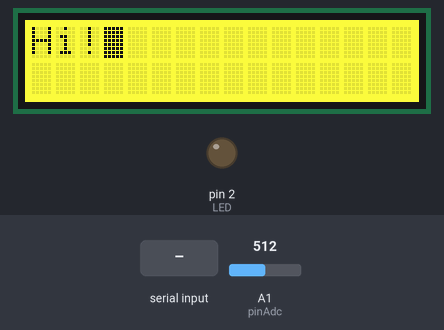
The sketch below on a simulated Arduino Uno, built with avr-gcc and run on an emulated ATmega328P. Parts: 16×2 character LCD, output pins drawn as LEDs (lit = HIGH). The test bench sets the inputs (shaded band); at power-on: A1 (pinAdc) = 512. What the sketch prints to the serial monitor is not drawn.

Above: at 2.7 s.
2.8 s: "B90\n" received over Serial
At 3.4 s:
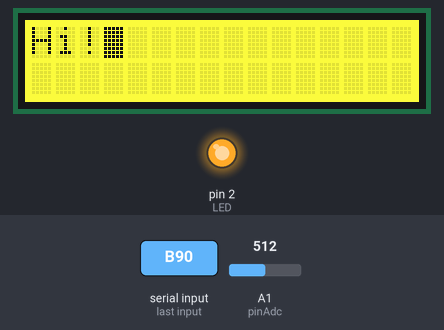
At 5.6 s:
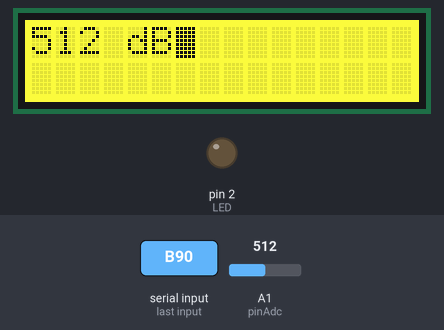
5.8 s: byte 35 ('#') received over Serial
8.3 s: byte 84 ('T') received over Serial
At 9.8 s:
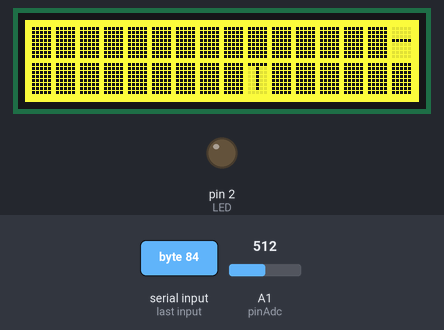
Timing chart, 0 to 11.3 s (numbered marks = the images above; inputs shaded):
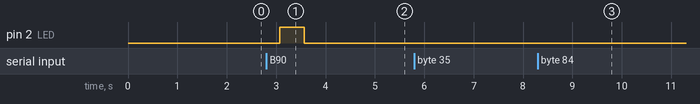

Measured:
- after the input at 2.8 s, pin 2 (LED): LOW → HIGH after 0.27 s, → LOW 0.50 s later
- after the input at 8.3 s, the display: first changes at once (image 3 shows a later state)

The sketch:

iot.ino
```cpp
#include <Wire.h>
#include <math.h>
#include "rgb_lcd.h"

#define LED 2
#define BUZZER 7
#define EOL '\n'
#define MAX_DISPLAY_COLUMN 15
#define BAUD 9600
#define SEPARATOR ':'
rgb_lcd lcd;

const int B = 4275; // B value of the thermistor.
const int R0 = 100000; // R0 = 100k.
const int pinTempSensor = A0; // Grove - Temperature Sensor connect to A0.
const int pinAdc = A1; //Grove - sound sensor.
bool enableBuzzer = true;
int lcdBackgroundColor[] = {255, 255, 0};

void setup()
{
  lcd.begin(16, 2);
  pinMode(LED, OUTPUT);

  Serial.begin(BAUD);
  lcd.setCursor(0, 0);
  lcd.cursor();
  lcd.blink();
  lcd.setRGB(lcdBackgroundColor[0],
             lcdBackgroundColor[1],
             lcdBackgroundColor[2]);
  lcd.print("Hi!");
  delay(1500);
}

void blinkLed()
{
  digitalWrite(LED, HIGH);
  delay(500);
  digitalWrite(LED, LOW);
  delay(500);
}

void beepBuzzer(int wait)
{
  digitalWrite(BUZZER, HIGH);
  delay(wait);
  digitalWrite(BUZZER, LOW);
}

void setupBacklightColor(int red, int green, int blue)
{
  lcd.setRGB(red, green, blue);
}

float getTemperature()
{
  int a = analogRead(pinTempSensor);
  float R = 1023.0 / a - 1.0;
  R = R0 * R;
  return (1.0 / (log(R / R0) / B + 1 / 298.15) - 273.15);
}

long getSoundSensorValue()
{
      long sum = 0;
    for(int i=0; i<32; i++)
    {
        sum += analogRead(pinAdc);
    }
      sum >>= 5;
  //long soundValue = analogRead(pinAdc);
  Serial.println(sum);

  lcd.clear();
  lcd.print(sum);
  lcd.print(" dB");
  delay(500);
}

void setLCDBackgroundColor(char input)
{
  int currentSeparator = 0;
  String value = "";
  while (input != EOL)
  {
    input = Serial.read();
    value += input;

    if (input == SEPARATOR)
    {
      lcdBackgroundColor[currentSeparator] = (int)value.toInt();
      value = "";
      currentSeparator++;
    }
  }
  lcdBackgroundColor[2] = (int)value.toInt();
  setupBacklightColor(lcdBackgroundColor[0],
                      lcdBackgroundColor[1],
                      lcdBackgroundColor[2]);
}

void setMessage(char input)
{
  lcd.clear();
  input = Serial.read();

  for (int i = 0; input != EOL; i++)
  {
    if (i == MAX_DISPLAY_COLUMN)
    {
      lcd.print('-');
      lcd.setCursor(0, 1);
    }
    lcd.print(input);
    delay(35);
    if(enableBuzzer) beepBuzzer(35);
    input = Serial.read();
  }
}

void loop()
{
  delay(500);

  if (Serial.available() > 0)
  {
    char input = Serial.read();
    switch (input)
    {
      case 'T':
        Serial.println(getTemperature());
        lcd.clear();
        lcd.setCursor(0, 0);
        lcd.print((String)getTemperature());
        break;
      case 'B':
        blinkLed();
        beepBuzzer(35);
        break;
      case '#':
        setMessage(input);
        break;
      case 'C':
        setLCDBackgroundColor(input);
        break;
      case '0':
        getSoundSensorValue();
        break;
      case '1':
        enableBuzzer = !enableBuzzer;
        break;
      default:
        break;
    }
  }
}
```
